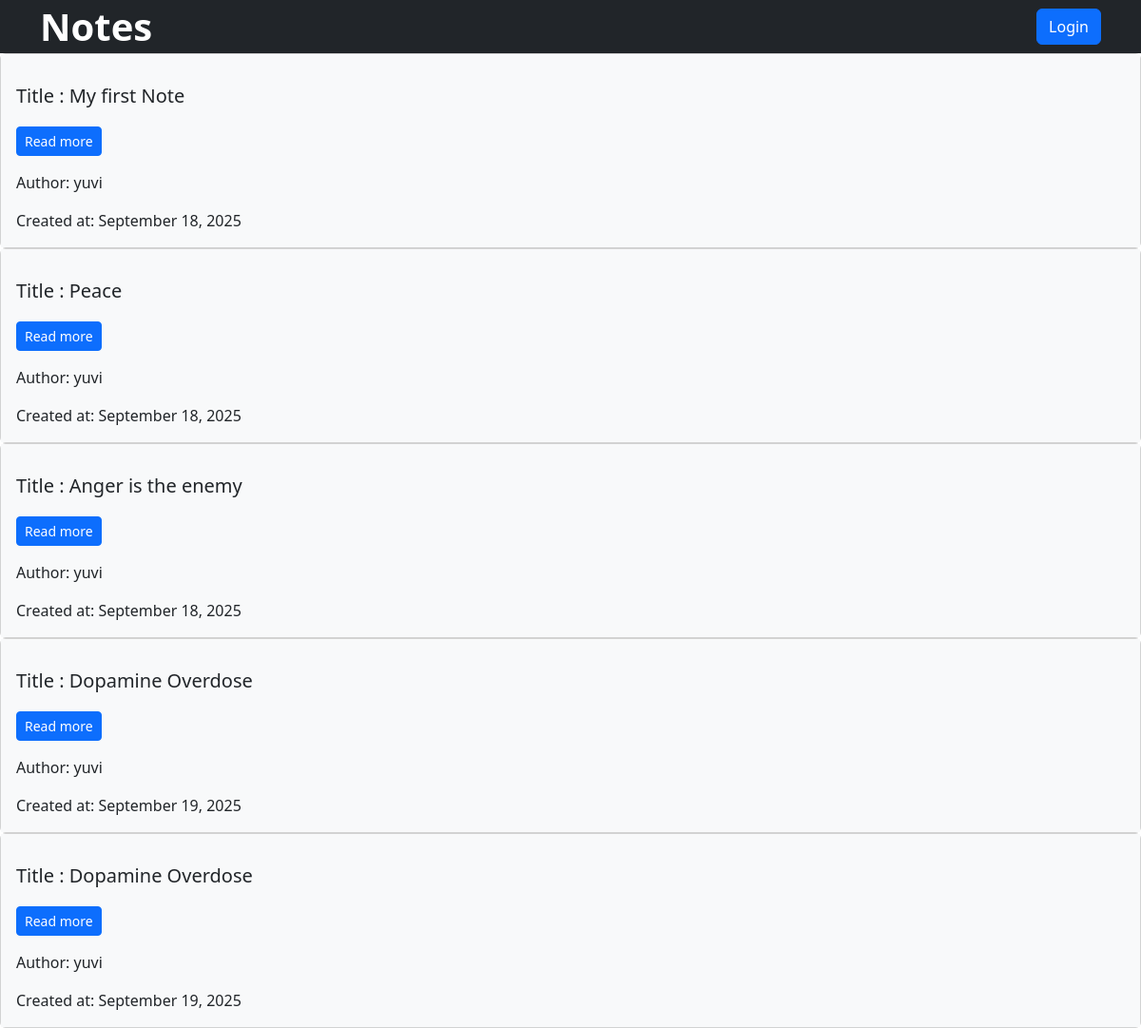
Page /notes/ on the earlier database version.
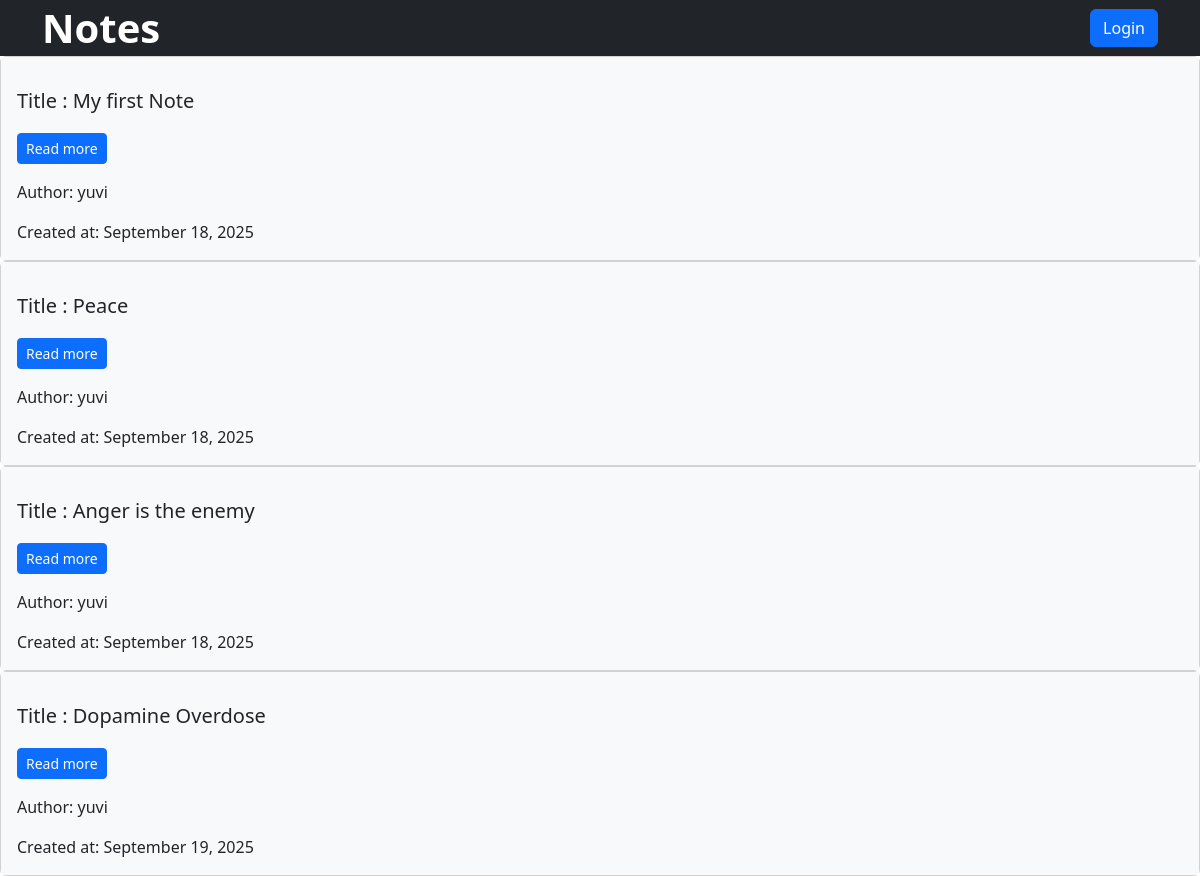
Same page on the later database version.
### notes/models.py (models this page shows, shortened)
class Note(models.Model):
    title = models.CharField(max_length=200)
    content = models.TextField()
    user = models.ForeignKey('users.CustomUser', on_delete=models.CASCADE)
    created_at = models.DateTimeField(auto_now_add=True)
    updated_at = models.DateTimeField(auto_now=True)

### users/models.py (models this page shows)
class CustomUser(AbstractUser):
    age = models.PositiveIntegerField(null=True, blank=True)
    bio = models.TextField(null=True, blank=True)
    def __str__(self):
        return self.username

### notes/views.py (the view)
# urls.py: path('notes/', NotesListView.as_view(), name='notes'),
class NotesListView(ListView):
    template_name = 'notes.html'
    context_object_name = 'notes'
    model = Note

### templates/notes.html
{% extends '_base.html' %}
{% block content %}
    {% for note in notes %}
        <div class="card">
            <div class="card-body bg-light text-dark p-3">
               <p><h5 class="card-title mb-3">Title : {{ note.title }}</h5><a class="btn btn-primary btn-sm mt-1" href="{% url 'note-detail' note.pk %}">Read more</a></p>
                <p class="card-text">Author: {{ note.user }}</p>
                <p class="card-text">Created at: {{ note.created_at|date:"F d, Y" }}</p>
            </div>
        </div>
    {% endfor %}
{% endblock content %}

Differences in the rows shown:
removed Note: title "Dopamine Overdose", user "yuvi", created_at "September 19, 2025"
